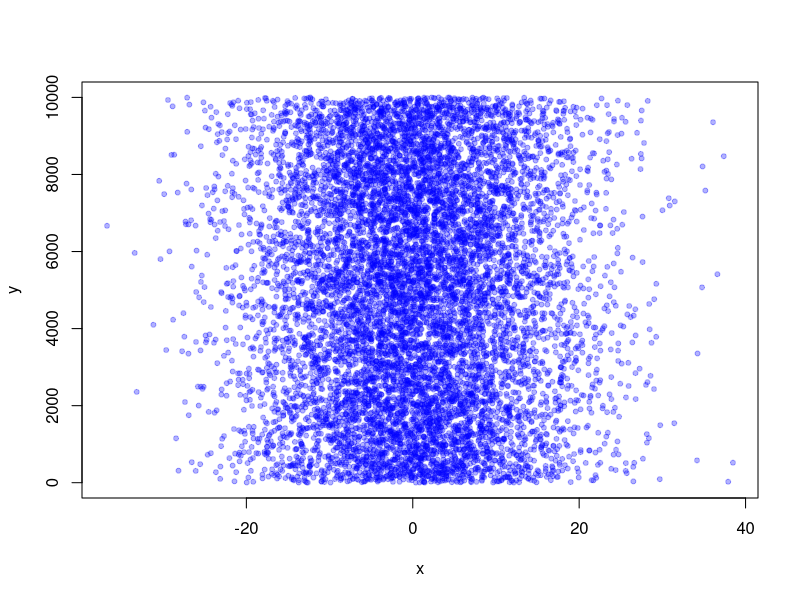
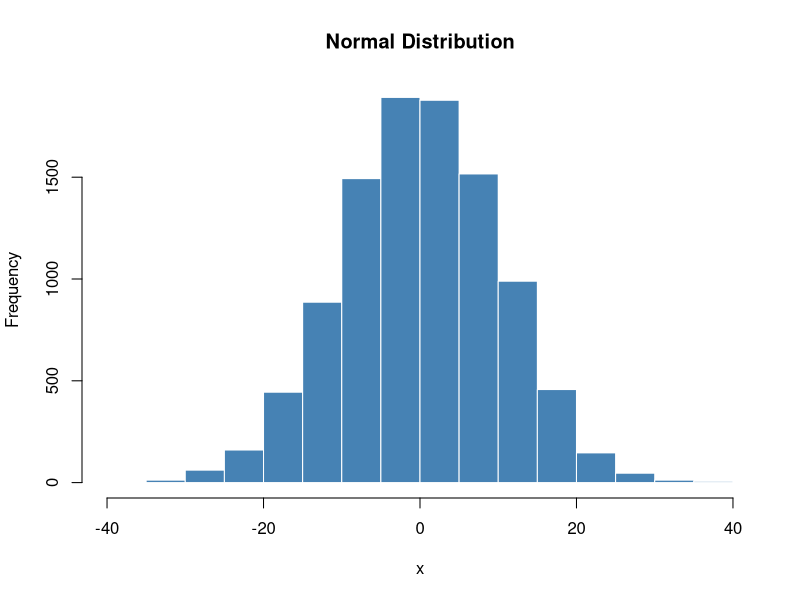
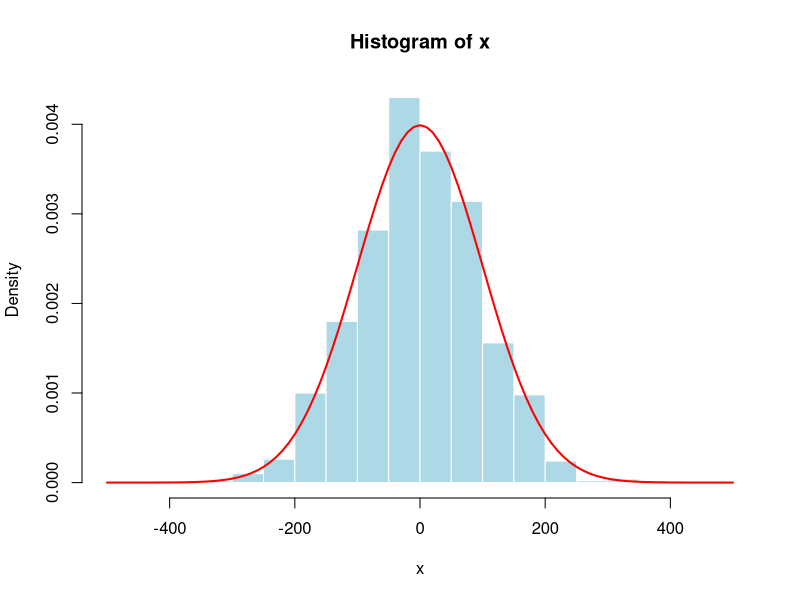
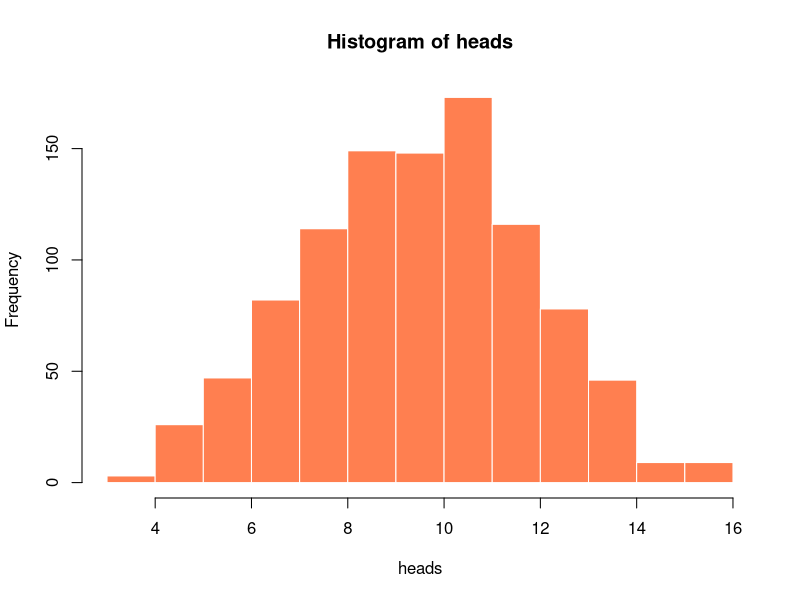
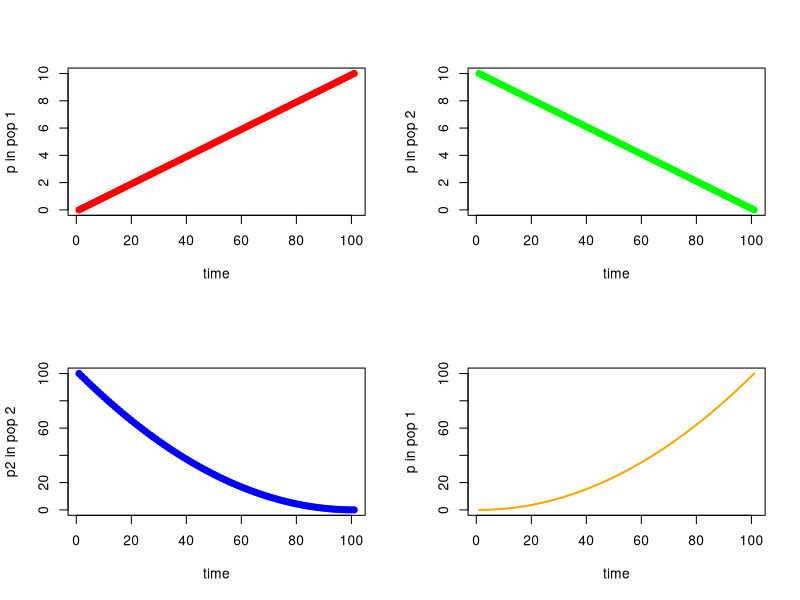
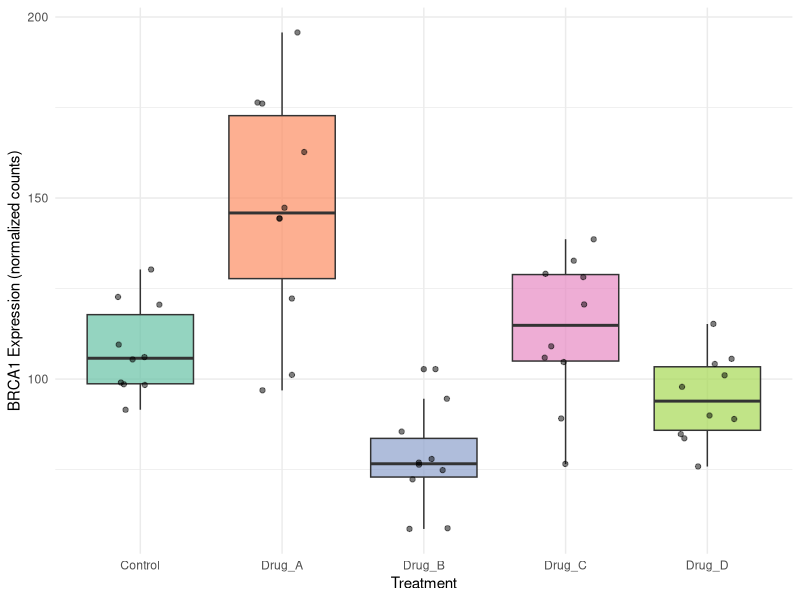

The R source for these figures, in order:
## ---- chunk 1
#| label: setup
#| include: false

# Core data manipulation and visualization
library(tidyverse)
library(knitr)
library(readxl)

# Statistical analysis packages
library(MASS)        # LDA, robust regression
library(pwr)         # Power analysis
library(boot)        # Bootstrap methods
library(car)         # Companion to Applied Regression
library(survival)    # Survival analysis
library(nlme)        # Mixed effects models
library(broom)       # Tidy model output
library(emmeans)     # Estimated marginal means

# Set consistent theme for all plots
theme_set(theme_minimal(base_size = 14))

# Set seed for reproducibility
set.seed(2026)
## ---- chunk 2
#| label: basic-math-output
#| echo: false
#| eval: true

4*4
(4+3*2^2)
## ---- chunk 3
#| label: assigning-variables-output
#| echo: false
#| eval: true

x <- 2
x*3
y <- x * 3
y-2
## ---- chunk 4
#| label: week1-arithmetic-functions-output
#| echo: false
#| eval: true

y <- 67
x <- 124
z <- (x*y)^2
print(z)
## ---- chunk 5
#| label: week1-strings-example-output
#| echo: false
#| eval: true

x <- "I Love"
y <- "Biostatistics"
z <- c(x,y)
print(z)
## ---- chunk 6
#| label: week1-factors-example-output
#| echo: false
#| eval: true

z <- "low, medium, high"
z_factor <- as.factor(z)
print(z_factor)
## ---- chunk 7
#| label: example-vectors-output
#| echo: false
#| eval: true

x <- c(2,3,4,2,1,2,4,5,10,8,9)
print(x)
## ---- chunk 8
#| label: week1-seq-output
#| echo: false
#| eval: true

seq_1 <- seq(0.0, 10.0, by = 0.1)
print(seq_1)
seq_2 <- seq(10.0, 0.0, by = -0.1)
seq_square <- (seq_2)^2
print(seq_square)
## ---- chunk 9
#| label: week1-logical-operators-output
#| echo: false
#| eval: true

x <- c(1, 5, 10, 15, 20)
x > 10
x[x > 10]
## ---- chunk 10
#| label: fig-samples-output
#| fig-cap: "Random samples from distributions"
#| out-width: "70%"
#| echo: false
#| eval: true

x <- rnorm(10000, 0, 10)
y <- sample(1:10000, 10000, replace = T)
plot(x, y, pch = 20, col = rgb(0, 0, 1, 0.3))
## ---- chunk 11
#| label: fig-histogram-output
#| fig-cap: "Histogram of normally distributed data"
#| out-width: "70%"
#| echo: false
#| eval: true

x <- rnorm(10000, 0, 10)
hist(x, col = "steelblue", border = "white", main = "Normal Distribution")
## ---- chunk 12
#| label: fig-normal-curve-output
#| fig-cap: "Histogram with density curve overlay"
#| out-width: "70%"
#| echo: false
#| eval: true

x <- rnorm(1000, 0, 100)
hist(x, xlim = c(-500,500), col = "lightblue", border = "white", freq = FALSE)
curve(dnorm(x, 0, 100), xlim = c(-500,500), add=TRUE, col='Red', lwd=2)
## ---- chunk 13
#| label: fig-binomial-output
#| fig-cap: "Binomial distribution: 10 successes (out of 20 trials) is most frequent"
#| out-width: "60%"
#| echo: false
#| eval: true

heads <- rbinom(n=1000, size=20, prob=0.5)
hist(heads, col = "coral", border = "white")
## ---- chunk 14
#| label: fig-composite-output
#| fig-cap: "Multiple plots in a single figure"
#| out-width: "80%"
#| echo: false
#| eval: true

seq_1 <- seq(0.0, 10.0, by = 0.1)
seq_2 <- seq(10.0, 0.0, by = -0.1)

par(mfrow=c(2,2))
plot(seq_1, xlab="time", ylab="p in pop 1", type = "p", col = 'red', pch = 19)
plot(seq_2, xlab="time", ylab="p in pop 2", type = "p", col = 'green', pch = 19)
plot((seq_2)^2, xlab="time", ylab="p2 in pop 2", type = "p", col = 'blue', pch = 19)
plot((seq_1)^2, xlab="time", ylab ="p in pop 1", type = "l", col = 'orange', lwd = 2)
## ---- chunk 15
#| label: week1-dataframe-example-output
#| echo: false
#| eval: true

hydrogel_concentration <- factor(c("low", "high", "high", "high",
                                    "medium", "medium", "medium","low"))
compression <- c(3.4, 3.4, 8.4, 3, 5.6, 8.1, 8.3, 4.5)
conductivity <- c(0, 9.2, 3.8, 5, 5.6, 4.1, 7.1, 5.3)
mydata <- data.frame(hydrogel_concentration, compression, conductivity)
row.names(mydata) <- paste0("Sample_", 1:8)

mydata |>
  rownames_to_column(var = "Sample") |>
  kable()
## ---- chunk 16
#| label: bio-example-setup-output
#| echo: false
#| eval: true

set.seed(42)
gene_expression <- tibble(
  sample_id = paste0("S", 1:50),
  treatment = rep(c("Control", "Drug_A", "Drug_B", "Drug_C", "Drug_D"), each = 10),
  gene_BRCA1 = c(rnorm(10, 100, 15), rnorm(10, 150, 20), rnorm(10, 80, 12),
                  rnorm(10, 120, 18), rnorm(10, 95, 14)),
  gene_TP53 = c(rnorm(10, 200, 25), rnorm(10, 180, 22), rnorm(10, 250, 30),
                 rnorm(10, 190, 28), rnorm(10, 210, 24))
)
## ---- chunk 17
#| label: tbl-gene-data-output
#| echo: false
#| eval: true

gene_expression |>
  head(8) |>
  kable(digits = 1)
## ---- chunk 18
#| label: tbl-summary-stats-output
#| echo: false
#| eval: true

gene_expression |>
  group_by(treatment) |>
  summarise(
    n = n(),
    BRCA1_mean = mean(gene_BRCA1),
    BRCA1_sd = sd(gene_BRCA1),
    TP53_mean = mean(gene_TP53),
    TP53_sd = sd(gene_TP53)
  ) |>
  kable(digits = 1)
## ---- chunk 19
#| label: fig-gene-boxplot-output
#| fig-cap: "BRCA1 expression across treatment groups"
#| fig-width: 8
#| fig-height: 5
#| echo: false
#| eval: true

ggplot(gene_expression, aes(x = treatment, y = gene_BRCA1, fill = treatment)) +
  geom_boxplot(alpha = 0.7) +
  geom_jitter(width = 0.2, alpha = 0.5) +
  labs(x = "Treatment", y = "BRCA1 Expression (normalized counts)") +
  theme_minimal() +
  theme(legend.position = "none") +
  scale_fill_brewer(palette = "Set2")
## ---- chunk 20
#| label: stat-test-output
#| echo: false
#| eval: true

anova_result <- aov(gene_BRCA1 ~ treatment, data = gene_expression)
tidy(anova_result) |>
  kable(digits = 4, caption = "ANOVA Results: BRCA1 Expression by Treatment")
